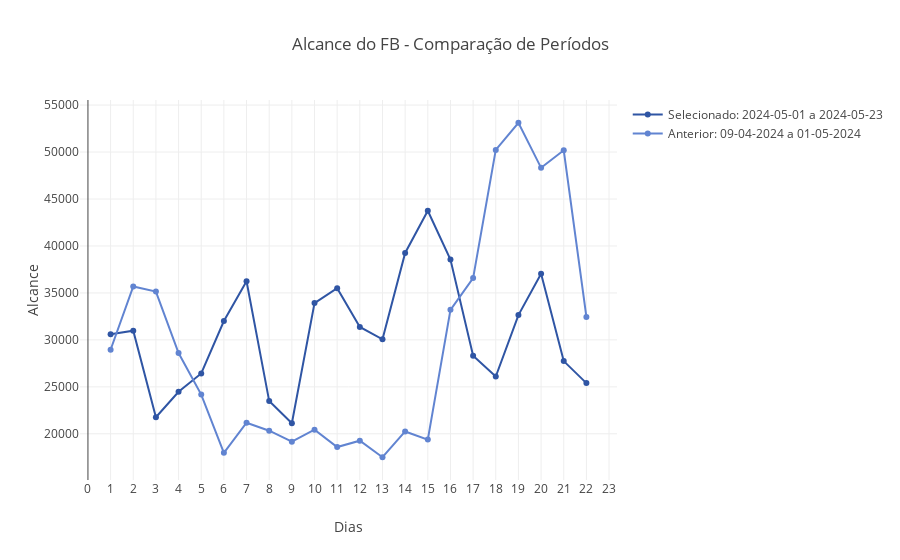

Source (notebook cell):
### Code cell
import pandas as pd
import plotly.graph_objects as go
dados_FB_alcance_ANTERIOR,dados_FB_alcance_FILTRADAS = filtrosDatasFACEBOOK(dados_FB_alcance, start_date, end_date, start_date_b4, end_date_b4)

# Supor que 'Data' é a coluna de datas e que estas estão no tipo datetime
dados_FB_alcance_FILTRADAS['Data'] = pd.to_datetime(dados_FB_alcance_FILTRADAS['Data'])
dados_FB_alcance_ANTERIOR['Data'] = pd.to_datetime(dados_FB_alcance_ANTERIOR['Data'])

# Manter as datas originais
dados_FB_alcance_FILTRADAS['Data_Original'] = dados_FB_alcance_FILTRADAS['Data']
dados_FB_alcance_ANTERIOR['Data_Original'] = dados_FB_alcance_ANTERIOR['Data']

# Calcular a diferença de dias entre o início dos dois períodos
delta = dados_FB_alcance_FILTRADAS['Data'].min() - dados_FB_alcance_ANTERIOR['Data'].min()

# Ajustar as datas do período anterior para sobrepor ao período atual
dados_FB_alcance_ANTERIOR['Data'] = dados_FB_alcance_ANTERIOR['Data'] + delta

# Criar a coluna de sequência de números
dados_FB_alcance_FILTRADAS['Dia'] = range(1, len(dados_FB_alcance_FILTRADAS) + 1)
dados_FB_alcance_ANTERIOR['Dia'] = range(1, len(dados_FB_alcance_ANTERIOR) + 1)

# Cria a figura
fig = go.Figure()
# start_date, end_date, start_date_b4.strftime('%Y-%m-%d'), end_date_b4.strftime('%Y-%m-%d'))
dt_inicial = start_date
# Adiciona a linha do período atual
fig.add_trace(go.Scatter(
    x=dados_FB_alcance_FILTRADAS['Dia'],
    y=dados_FB_alcance_FILTRADAS['Primary'],
    mode='lines+markers',
    name=f'Selecionado: {start_date} a {end_date}',
    text=dados_FB_alcance_FILTRADAS['Data_Original'].dt.strftime('%Y-%m-%d'),
    hovertemplate='<br>Data Original: %{text}<br>Valor: %{y}',
    line=dict(color='#2f55a4')
))

# Adiciona a linha do período anterior
fig.add_trace(go.Scatter(
    x=dados_FB_alcance_ANTERIOR['Dia'],
    y=dados_FB_alcance_ANTERIOR['Primary'],
    mode='lines+markers',
    name=f'Anterior: {start_date_b4.strftime('%d-%m-%Y')} a {end_date_b4.strftime('%d-%m-%Y')}',
    text=dados_FB_alcance_ANTERIOR['Data_Original'].dt.strftime('%d-%m-%Y'),
    hovertemplate='<br>Data Original: %{text}<br>Valor: %{y}',
    line=dict(color='#6184D1')
))

# Configura o layout
fig.update_layout(
    title='Alcance do FB - Comparação de Períodos',
    xaxis_title='Dias',
    yaxis_title='Alcance',
    hovermode='x unified',
    yaxis=dict(tickformat='.'),
    xaxis=dict(dtick=1)
)

# Mostra a figura
fig.show()

### Figure 1 — Plotly figure (JSON) as saved in the notebook; plotly's stock layout.template omitted (floating-point values rounded to 4 significant figures)
{"data": [{"hovertemplate": "<br>Data Original: %{text}<br>Valor: %{y}", "line": {"color": "#2f55a4"}, "mode": "lines+markers", "name": "Selecionado: 2024-05-01 a 2024-05-23", "text": ["2024-05-01", "2024-05-02", "2024-05-03", "2024-05-04", "2024-05-05", "2024-05-06", "2024-05-07", "2024-05-08", "2024-05-09", "2024-05-10", "2024-05-11", "2024-05-12", "2024-05-13", "2024-05-14", "2024-05-15", "2024-05-16", "2024-05-17", "2024-05-18", "2024-05-19", "2024-05-20", "2024-05-21", "2024-05-22"], "type": "scatter", "x": [1, 2, 3, 4, 5, 6, 7, 8, 9, 10, 11, 12, 13, 14, 15, 16, 17, 18, 19, 20, 21, 22], "y": [30606, 30977, 21766, 24471, 26430, 32012, 36243, 23486, 21119, 33916, 35509, 31375, 30060, 39257, 43749, 38547, 28302, 26093, 32643, 37050, 27741, 25398]}, {"hovertemplate": "<br>Data Original: %{text}<br>Valor: %{y}", "line": {"color": "#6184D1"}, "mode": "lines+markers", "name": "Anterior: 09-04-2024 a 01-05-2024", "text": ["09-04-2024", "10-04-2024", "11-04-2024", "12-04-2024", "13-04-2024", "14-04-2024", "15-04-2024", "16-04-2024", "17-04-2024", "18-04-2024", "19-04-2024", "20-04-2024", "21-04-2024", "22-04-2024", "23-04-2024", "24-04-2024", "25-04-2024", "26-04-2024", "27-04-2024", "28-04-2024", "29-04-2024", "30-04-2024"], "type": "scatter", "x": [1, 2, 3, 4, 5, 6, 7, 8, 9, 10, 11, 12, 13, 14, 15, 16, 17, 18, 19, 20, 21, 22], "y": [28951, 35686, 35143, 28602, 24179, 17973, 21182, 20330, 19161, 20436, 18592, 19269, 17504, 20250, 19381, 33202, 36577, 50223, 53119, 48319, 50185, 32443]}], "layout": {"hovermode": "x unified", "title": {"text": "Alcance do FB - Comparação de Períodos"}, "xaxis": {"dtick": 1, "title": {"text": "Dias"}}, "yaxis": {"tickformat": ".", "title": {"text": "Alcance"}}}}
